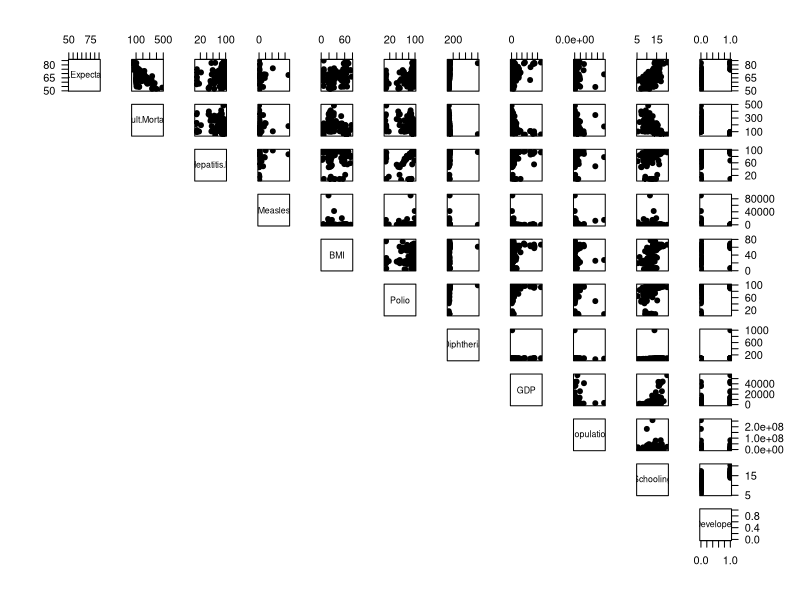

Recreate this plot in R.
## ---- chunk 1
library(tidyverse)
library(ggfortify)  # Plot lm objects using ggplot instead of base R
library(car)  # For added-variable plots, dfbetas and dffits
library(corrplot)  # For colored correlation matrix
library(gridExtra)  # For putting multiple ggplots in one plot
## ---- chunk 2
# Read in the data
life_expect <- read_csv("lifeexpect.csv") %>%
  # Change Status into a numeric variable where 1 means
  #   developed and 0 means developing
  mutate(Developed = ifelse(Status == "Developed", 1, 0),
         # Fix capitalization on Life.expectancy
         Life.Expectancy = Life.expectancy) %>%
  # Remove un-needed columns
  select(Life.Expectancy, Adult.Mortality, Hepatitis.B, Measles, BMI, Polio,
         Diphtheria, GDP, Population, Schooling, Developed)

# Summary of the data
summary(life_expect)

# Function to create scatterplot matrix of `data`
point_matrix <- function(data) {
  par(pty = "s", las = 1)
  pairs(data, pch = 19, lower.panel = NULL)
}

# Scatterplot
point_matrix(life_expect)
